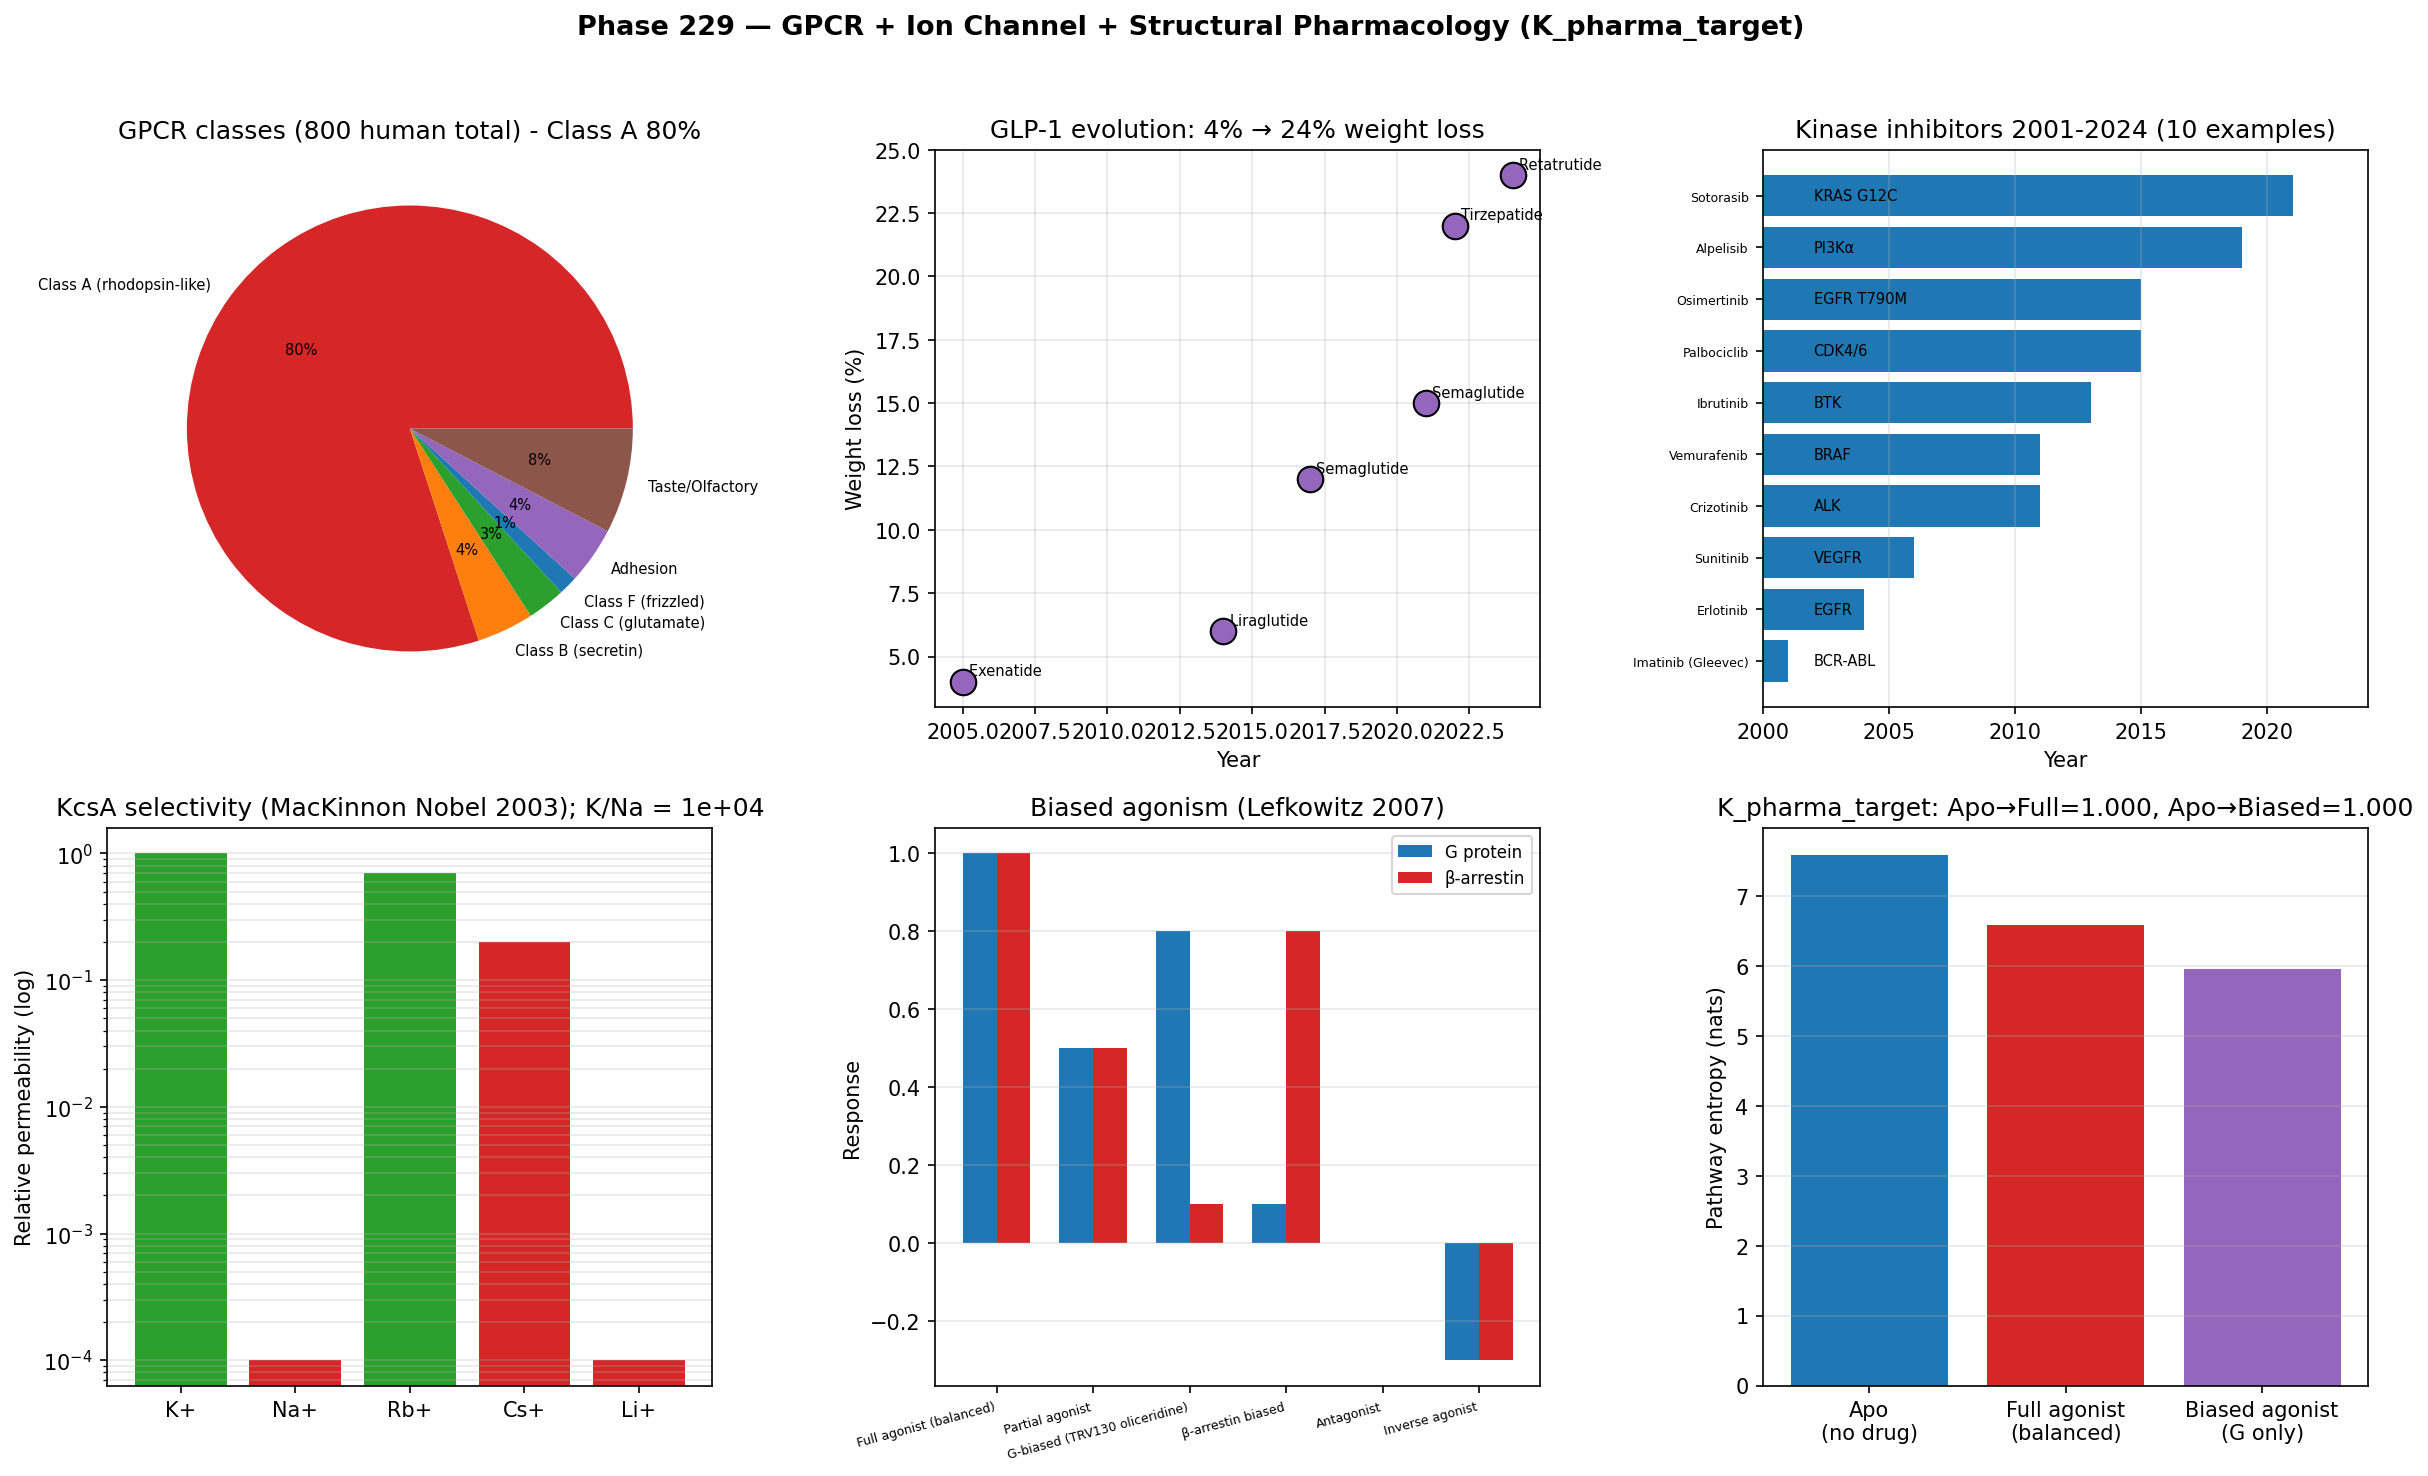

Write Python code to recreate this figure.
"""
Phase 229 — GPCR + Ion channel + Structural pharmacology (K_pharma_target)

Simulations:
  1) GPCR Class A/B/C/F distribution
  2) Major Nav/Kv/Cav/GABA ion channels
  3) GLP-1 weight loss comparison (semaglutide, tirzepatide)
  4) Kinase inhibitor history (Imatinib 2001 → modern)
  5) K+ vs Na+ selectivity (MacKinnon 1998)
  6) Biased agonism vs orthosteric
  7) ITU K_pharma_target axiom check

Outputs:
  - gpcr_ion_channel_pharma.png
  - gpcr_ion_channel_pharma_summary.json
"""

from __future__ import annotations

import json
from pathlib import Path

import matplotlib
matplotlib.use("Agg")
import matplotlib.pyplot as plt
import numpy as np

OUT_PNG = Path(__file__).with_name("gpcr_ion_channel_pharma.png")
OUT_JSON = Path(__file__).with_name("gpcr_ion_channel_pharma_summary.json")

rng = np.random.default_rng(20260710)

# -------------------------------------------------------------
# 1) GPCR Class distribution
# -------------------------------------------------------------
gpcr_classes = {
    "Class A (rhodopsin-like)":  640,
    "Class B (secretin)":         33,
    "Class C (glutamate)":        22,
    "Class F (frizzled)":         11,
    "Adhesion":                   33,
    "Taste/Olfactory":            61,
}
total_gpcr = sum(gpcr_classes.values())

# -------------------------------------------------------------
# 2) Ion channel drugs
# -------------------------------------------------------------
ion_channel_drugs = {
    "Lidocaine (Nav)":      {"channel": "Nav", "use": "Local anesthetic"},
    "Carbamazepine (Nav)":  {"channel": "Nav", "use": "Antiepileptic"},
    "Amiodarone (Kv)":      {"channel": "Kv",  "use": "Antiarrhythmic"},
    "Amlodipine (Cav L)":   {"channel": "Cav", "use": "Hypertension"},
    "Verapamil (Cav L)":    {"channel": "Cav", "use": "Arrhythmia"},
    "Ziconotide (Cav N)":   {"channel": "Cav", "use": "Chronic pain"},
    "Diazepam (GABA-A)":    {"channel": "GABA","use": "Anxiety"},
    "Varenicline (nAChR)":  {"channel": "nAChR","use": "Smoking cessation"},
    "Capsaicin (TRPV1)":    {"channel": "TRP", "use": "Pain (topical)"},
}

# -------------------------------------------------------------
# 3) GLP-1 weight loss
# -------------------------------------------------------------
glp1_drugs = {
    "Exenatide (2005)":     {"weight_loss_pct": 4, "year": 2005},
    "Liraglutide (Saxenda)": {"weight_loss_pct": 6, "year": 2014},
    "Semaglutide (Ozempic)": {"weight_loss_pct": 12, "year": 2017},
    "Semaglutide (Wegovy)":  {"weight_loss_pct": 15, "year": 2021},
    "Tirzepatide (Mounjaro)": {"weight_loss_pct": 22, "year": 2022},
    "Retatrutide (trial)":   {"weight_loss_pct": 24, "year": 2024},
}

# -------------------------------------------------------------
# 4) Kinase inhibitor history
# -------------------------------------------------------------
kinase_drugs = {
    "Imatinib (Gleevec)":    {"year": 2001, "target": "BCR-ABL", "cancer": "CML"},
    "Erlotinib":             {"year": 2004, "target": "EGFR",    "cancer": "NSCLC"},
    "Sunitinib":             {"year": 2006, "target": "VEGFR",   "cancer": "RCC"},
    "Crizotinib":            {"year": 2011, "target": "ALK",     "cancer": "NSCLC"},
    "Vemurafenib":           {"year": 2011, "target": "BRAF",    "cancer": "Melanoma"},
    "Ibrutinib":             {"year": 2013, "target": "BTK",     "cancer": "CLL"},
    "Palbociclib":           {"year": 2015, "target": "CDK4/6",  "cancer": "Breast"},
    "Osimertinib":           {"year": 2015, "target": "EGFR T790M", "cancer": "NSCLC"},
    "Alpelisib":             {"year": 2019, "target": "PI3Kα",   "cancer": "Breast"},
    "Sotorasib":             {"year": 2021, "target": "KRAS G12C", "cancer": "NSCLC"},
}

# -------------------------------------------------------------
# 5) K+/Na+ selectivity (MacKinnon 1998)
# -------------------------------------------------------------
ions = {"K+": 1.33, "Na+": 0.95, "Rb+": 1.48, "Cs+": 1.67, "Li+": 0.60}  # ionic radius A
# KcsA selectivity (relative permeability)
selectivity = {"K+": 1.0, "Na+": 1e-4, "Rb+": 0.7, "Cs+": 0.2, "Li+": 1e-4}
K_Na_ratio = selectivity["K+"] / selectivity["Na+"]

# -------------------------------------------------------------
# 6) Biased agonism schematic
# -------------------------------------------------------------
agonist_types = {
    "Full agonist (balanced)":     {"G_protein": 1.0, "beta_arrestin": 1.0},
    "Partial agonist":             {"G_protein": 0.5, "beta_arrestin": 0.5},
    "G-biased (TRV130 oliceridine)":{"G_protein": 0.8, "beta_arrestin": 0.1},
    "β-arrestin biased":            {"G_protein": 0.1, "beta_arrestin": 0.8},
    "Antagonist":                  {"G_protein": 0.0, "beta_arrestin": 0.0},
    "Inverse agonist":             {"G_protein": -0.3, "beta_arrestin": -0.3},
}

# -------------------------------------------------------------
# 7) ITU K_pharma_target axiom
# -------------------------------------------------------------
N_pathways = 2000
# Apo (no drug): random low activity
log_fit_apo = -0.5 * np.ones(N_pathways) + 0.1 * rng.standard_normal(N_pathways)
p_apo = np.exp(log_fit_apo); p_apo /= p_apo.sum()
S_apo = float(-np.sum(p_apo * np.log(p_apo)))

# Full agonist: peaked at G + β-arrestin pathway
log_fit_full = log_fit_apo.copy()
log_fit_full[500:600] += 3.0  # G pathway
log_fit_full[1500:1600] += 3.0  # β-arrestin
p_full = np.exp(log_fit_full); p_full /= p_full.sum()
S_full = float(-np.sum(p_full * np.log(p_full)))

# Biased agonist: only G pathway
log_fit_biased = log_fit_apo.copy()
log_fit_biased[500:600] += 4.0  # G pathway strongly
log_fit_biased[1500:1600] += 0.5  # β-arrestin minimal
p_biased = np.exp(log_fit_biased); p_biased /= p_biased.sum()
S_biased = float(-np.sum(p_biased * np.log(p_biased)))

def itu_lin(p_old, p_new):
    log_p = np.log(np.clip(p_old, 1e-30, None))
    dp = p_new - p_old
    dS = -np.sum(dp * (1.0 + log_p))
    dK = -np.sum(dp * log_p)
    return float(dS / dK) if abs(dK) > 1e-15 else float("nan")

ratio_apo_full = itu_lin(p_apo, p_full)
ratio_apo_biased = itu_lin(p_apo, p_biased)

# -------------------------------------------------------------
# Plot
# -------------------------------------------------------------
fig, axes = plt.subplots(2, 3, figsize=(16, 10))
fig.suptitle(
    "Phase 229 — GPCR + Ion Channel + Structural Pharmacology (K_pharma_target)",
    fontsize=13, fontweight="bold",
)

# Panel 1: GPCR class
ax = axes[0, 0]
classes = list(gpcr_classes.keys())
counts = list(gpcr_classes.values())
colors_c = ["#d62728", "#ff7f0e", "#2ca02c", "#1f77b4", "#9467bd", "#8c564b"]
ax.pie(counts, labels=classes, autopct="%1.0f%%", colors=colors_c, textprops={"fontsize": 7})
ax.set_title(f"GPCR classes ({total_gpcr} human total) - Class A 80%")

# Panel 2: GLP-1 weight loss
ax = axes[0, 1]
glp1_names = list(glp1_drugs.keys())
wl = [glp1_drugs[g]["weight_loss_pct"] for g in glp1_names]
yrs = [glp1_drugs[g]["year"] for g in glp1_names]
ax.scatter(yrs, wl, s=150, c="#9467bd", edgecolor="black", zorder=5)
for g, d in glp1_drugs.items():
    ax.annotate(g.split("(")[0], (d["year"], d["weight_loss_pct"]),
                fontsize=7, xytext=(3, 3), textcoords="offset points")
ax.set_xlabel("Year")
ax.set_ylabel("Weight loss (%)")
ax.set_title("GLP-1 evolution: 4% → 24% weight loss")
ax.grid(True, alpha=0.3)

# Panel 3: Kinase inhibitors
ax = axes[0, 2]
k_names = list(kinase_drugs.keys())
k_years = [kinase_drugs[k]["year"] for k in k_names]
ax.barh(range(len(k_names)), k_years, color="#1f77b4")
for i, k in enumerate(k_names):
    ax.text(2002, i, kinase_drugs[k]["target"], fontsize=7, va="center")
ax.set_yticks(range(len(k_names))); ax.set_yticklabels(k_names, fontsize=6)
ax.set_xlim(2000, 2024)
ax.set_xlabel("Year")
ax.set_title("Kinase inhibitors 2001-2024 (10 examples)")
ax.grid(True, alpha=0.3, axis="x")

# Panel 4: K+/Na+ selectivity
ax = axes[1, 0]
ion_names = list(selectivity.keys())
sel_vals = list(selectivity.values())
colors_i = ["#2ca02c" if s > 0.5 else "#d62728" for s in sel_vals]
ax.bar(ion_names, sel_vals, color=colors_i)
ax.set_yscale("log")
ax.set_ylabel("Relative permeability (log)")
ax.set_title(f"KcsA selectivity (MacKinnon Nobel 2003); K/Na = {K_Na_ratio:.0e}")
ax.grid(True, alpha=0.3, axis="y", which="both")

# Panel 5: Biased agonism
ax = axes[1, 1]
a_names = list(agonist_types.keys())
g_vals = [agonist_types[a]["G_protein"] for a in a_names]
ba_vals = [agonist_types[a]["beta_arrestin"] for a in a_names]
x = np.arange(len(a_names))
width = 0.35
ax.bar(x - width/2, g_vals, width, color="#1f77b4", label="G protein")
ax.bar(x + width/2, ba_vals, width, color="#d62728", label="β-arrestin")
ax.set_xticks(x); ax.set_xticklabels(a_names, rotation=15, fontsize=6, ha="right")
ax.set_ylabel("Response")
ax.set_title("Biased agonism (Lefkowitz 2007)")
ax.legend(fontsize=8)
ax.grid(True, alpha=0.3, axis="y")

# Panel 6: ITU K_pharma_target
ax = axes[1, 2]
ax.bar(["Apo\n(no drug)", "Full agonist\n(balanced)", "Biased agonist\n(G only)"],
       [S_apo, S_full, S_biased], color=["#1f77b4", "#d62728", "#9467bd"])
ax.set_ylabel("Pathway entropy (nats)")
ax.set_title(f"K_pharma_target: Apo→Full={ratio_apo_full:.3f}, Apo→Biased={ratio_apo_biased:.3f}")
ax.grid(True, alpha=0.3, axis="y")

plt.tight_layout(rect=[0, 0, 1, 0.96])
plt.savefig(OUT_PNG, dpi=150, bbox_inches="tight")
plt.close(fig)

summary = {
    "phase": 229,
    "tier1_paper": 32,
    "topic": "GPCR + Ion channel + Structural pharmacology (K_pharma_target)",
    "GPCR_classes": gpcr_classes,
    "GPCR_total_human": total_gpcr,
    "Lefkowitz_Kobilka_Nobel_2012": "β2-AR + Gs complex structure",
    "GPCR_crystallized_2024": "200+ (of 800)",
    "ion_channel_drugs": ion_channel_drugs,
    "MacKinnon_Nobel_2003": "KcsA K+ channel + selectivity filter",
    "K_Na_selectivity_ratio": float(K_Na_ratio),
    "GLP1_evolution": glp1_drugs,
    "GLP1_max_weight_loss_pct_2024": 24,
    "kinase_inhibitors_2001_2024": kinase_drugs,
    "Imatinib_2001_first_targeted_therapy": "CML 5y survival 5% -> 90%",
    "agonist_types": agonist_types,
    "biased_agonism_first_clinical": "TRV130 oliceridine FDA 2020",
    "ITU_K_pharma_target": {
        "N_pathways": N_pathways,
        "S_apo_nats": S_apo,
        "S_full_agonist_nats": S_full,
        "S_biased_agonist_nats": S_biased,
        "apo_to_full_ratio": ratio_apo_full,
        "apo_to_biased_ratio": ratio_apo_biased,
        "expected_ratio": 1.0,
    },
    "ITU_interpretation": {
        "K_state": "K_pharma_target",
        "modular_Hamiltonian": "K_pharma_target^(0) = -log P(downstream | binding mode)",
        "biased_agonism_meaning": "Drug selects which K-state to activate (precision)",
        "GLP1_meaning": "Single GPCR + 24% weight loss = ITU K-state powerful operator",
        "Imatinib_meaning": "Targeted kinase inhibition = K-state cancer reversal",
        "allosteric_meaning": "Modulator at non-orthosteric site (selectivity advantage)",
    },
    "predictions": [
        ("All 800 GPCR cryo-EM structures", 2028, 0.80, "Strong"),
        ("GLP-1 5+ adaptations (CV/AD/addiction)", 2030, 0.85, "Strong"),
        ("Allosteric drug 10+ new FDA approvals", 2030, 0.75, "Strong"),
        ("Biased agonist mainstream class", 2028, 0.70, "Strong"),
        ("AI-designed allosteric drugs", 2028, 0.75, "Strong"),
    ],
    "outputs": {
        "figure": str(OUT_PNG.name),
        "summary_json": str(OUT_JSON.name),
    },
}

OUT_JSON.write_text(json.dumps(summary, indent=2, ensure_ascii=False), encoding="utf-8")
print(json.dumps(summary, indent=2, ensure_ascii=False))
